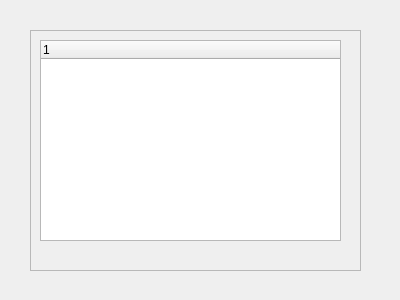
<?xml version="1.0" encoding="UTF-8"?>
<ui version="4.0">
 <class>newPacket</class>
 <widget class="QDialog" name="newPacket">
  <property name="geometry">
   <rect>
    <x>0</x>
    <y>0</y>
    <width>400</width>
    <height>300</height>
   </rect>
  </property>
  <property name="windowTitle">
   <string>Dialog</string>
  </property>
  <widget class="QFrame" name="frmNewPacketAdd">
   <property name="geometry">
    <rect>
     <x>30</x>
     <y>30</y>
     <width>331</width>
     <height>241</height>
    </rect>
   </property>
   <property name="frameShape">
    <enum>QFrame::StyledPanel</enum>
   </property>
   <property name="frameShadow">
    <enum>QFrame::Raised</enum>
   </property>
   <widget class="QTreeWidget" name="trWidgetAddPacket">
    <property name="geometry">
     <rect>
      <x>10</x>
      <y>10</y>
      <width>301</width>
      <height>201</height>
     </rect>
    </property>
    <column>
     <property name="text">
      <string notr="true">1</string>
     </property>
    </column>
   </widget>
  </widget>
 </widget>
 <resources/>
 <connections/>
</ui>
